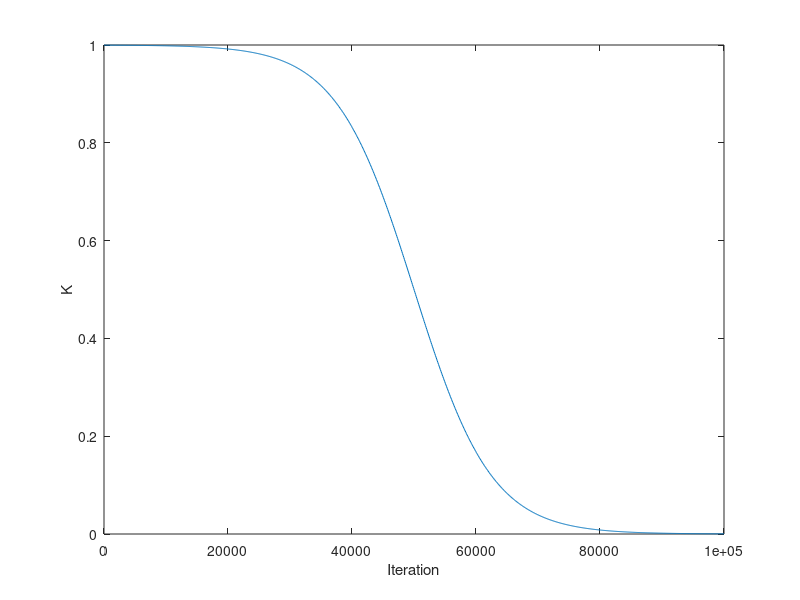

Write the MATLAB code that produced this figure.
% tanhFE = 8 * ((Problem.FE-Fes) / (Problem.maxFE-Fes)) - 4;
% K = 0.5-tanh(tanhFE)/2;
% VAR0 = K*mean(cons(index));



% Define the range for Fes
Fes = linspace(1, 100000, 1000);
maxFes = 100000;

% Calculate the values of a
a = 8 * (Fes / maxFes) - 4;

% K=(1-tanh(8 * (Fes / maxFes) - 4))/2;
K=(1-tanh(4* (2*Fes-maxFes)/ maxFes))/2;
% Plot the graph
plot(Fes, K);
xlabel('Iteration');
ylabel('K');

